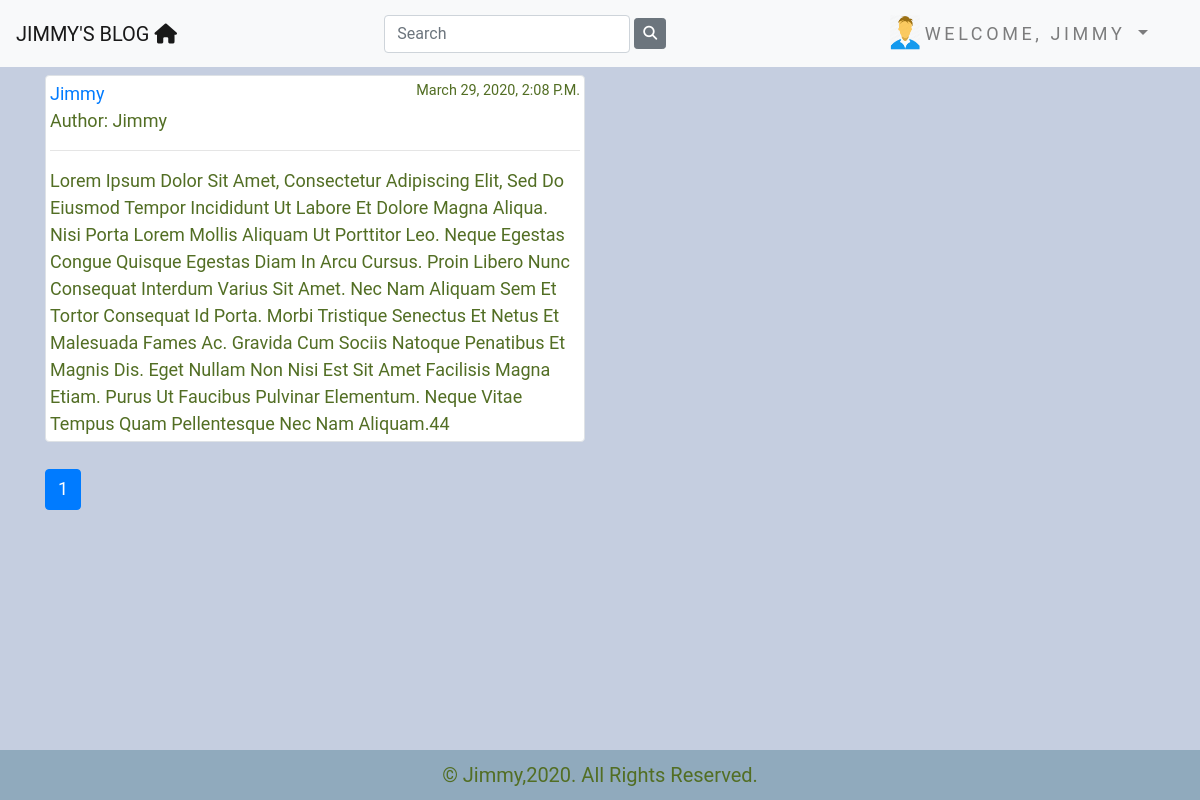
Screenshot of / (signed in) with the database file from the repository.
### blog/models.py (models this page shows, shortened)
class Post(models.Model):
    objects = models.Manager()      #Our default Manager
    published = PublishedManager()  #Our Custom Model Manager
    STATUS_CHOICES = (
        ('draft','Draft'),
        ('published','Published'),
    )
    title               =       models.CharField(max_length=100)
    slug                =       models.SlugField(max_length=120)
    author              =       models.ForeignKey(User, on_delete=models.CASCADE, related_name='blog_posts')
    body                =       models.TextField()
    likes               =       models.ManyToManyField(User, related_name='likes', blank=True)
    created             =       models.DateTimeField(auto_now_add=True)
    updated             =       models.DateTimeField(auto_now=True)
    status              =       models.CharField(max_length=10, choices=STATUS_CHOICES, default='draft')
    restrict_comment    =       models.BooleanField(default=False)
    favorite           =       models.ManyToManyField(User, related_name='favorite', blank=True)
    class Meta:
        ordering = ['-id']
    def get_absolute_url(self):
        return reverse("blog:post_detail", args=[self.id, self.slug])

### blog/views.py (the view)
# urls.py: path('', views.post_list, name="post_list"),
def post_list(request):
    post_list = Post.published.all()
    query = request.GET.get('q')
    if query:
        post_list = Post.published.filter(
        Q(title__contains = query)|
        Q(author__username = query)|
        Q(body__contains = query)
        )
    paginator = Paginator(post_list, 4)
    page = request.GET.get('page')
    try:
        posts = paginator.page(page)
    except PageNotAnInteger:
        posts = paginator.page(1)
    except EmptyPage:
        posts = paginator.page(paginator.num_pages)
    if page is None:
        start_index = 0
        end_index = 7
    else:
        (start_index, end_index) = proper_pagination(posts, index=4)
    page_range = list(paginator.page_range)[start_index:end_index]
    context = {
        'posts': posts,
        'page_range': page_range,
    }
    return render(request, 'blog/post_list.html', context)

### blog/models.py (called while the page is built)
    def get_queryset(self):
        return super(PublishedManager, self).get_queryset().filter(status="published")

### templates/blog/post_list.html (shortened to what this page needs)
{% extends 'blog/base.html' %}
{% block content %}
<div class="row">
  {% for p in posts %}
  <div class="col-md-6">
    <div class="img-thumbnail">
      <a href="{{ p.get_absolute_url }}">{{ p.title }}</a><small style="float:right">{{ p.created }}</small><br>
      Author: {{ p.author }}<br><hr>
      {{ p.body }}
    </div>
    <br>
  </div>
  {% empty %}
  <div class="container-fluid">
    <h3>No Posts Found having search query {{ request.GET.q }}</h3>
  </div>
  {% endfor %}
</div>
<ul class="pagination">
  {% for p in page_range %}
  {% if posts.number == p %}
  <li class="page-item active">
    <a href="?page={{ p }}" class="page-link">{{ p }}</a>
  </li>
  {% else %}
  <li class="page-item">
    <a href="?page={{ p }}" class="page-link">{{ p }}</a>
  </li>
  {% endif %}
  {% endfor %}
</ul>
{% endblock %}

### templates/blog/navbar.html (shortened to what this page needs)
{% load static %}
<nav class="navbar navbar-expand-lg navbar-light bg-light bg-steel">
  <a class="navbar-brand" href="{% url 'post_list' %}">jimmy's Blog <i class="fas fa-home"></i></a>
  <div class="collapse navbar-collapse navBarSearchForm" id="navbarSupportedContent">
    <ul class="navbar-nav mx-auto">
      <form class="form-inline my-1 my-sm-0" action="{% url 'post_list' %}">
        <input class="form-control mr-sm-1" type="search" placeholder="Search" aria-label="Search" name='q'>
        <button class="btn btn-secondary btn-sm my-1 my-sm-0" type="submit"><i class="fas fa-search"></i></button>
      </form>
    </ul>
    <ul class="navbar-nav mr-1 nav-item">
{% if request.user.is_authenticated %}
<li class="nav-item dropdown dropdown-item">
  <a class="nav-link dropdown-toggle" href="#" id="navbarDropdown" role="button" data-toggle="dropdown"
    aria-haspopup="true" aria-expanded="false">
    {% if request.user.profile.photo %}
    <img src="{{ request.user.profile.photo.url }}" alt="" class="navbar-img">
    {% else %}
    <img src="/media/default-avatar.png" alt="" class="navbar-img">
    {% endif %}
    Welcome, {{ request.user|capfirst }}
  </a>
</li>
      {% else %}
      <li class="nav-item">
        <a href="{% url 'user_login' %}" class="nav-link">Login <i class="fas fa-sign-in-alt"></i></a>
      </li>
      {% endif %}
    </ul>
  </div>
</nav>

### blog/static/blog/style.css (style rules this page uses)
body { background: #c5cee0; margin-bottom: 160px; color: #526e24; font-family: 'Roboto', sans-serif; text-transform: capitalize; font-size: 18px; }
.bg-steel { font-size: 12px; text-transform: uppercase; color: #8b6c6c; }
.dropdown-item { font-size: 18px; letter-spacing: .2em; text-transform: uppercase; }
.navbar-img { width: 30px; height: 35px; float: left; background-size: auto 100%; margin-top: -5px; margin-right: 5px; }

### rows the page displays
Post: title "Jimmy", created "March 29, 2020, 2:08 P.m.", author "Jimmy", body "Lorem Ipsum Dolor Sit Amet, Consectetur Adipiscing Elit, Sed Do Eiusmod Tempor Incididunt Ut Labore Et Dolore Magna Aliqua. Nisi Porta Lorem Mollis Aliquam Ut Porttitor Leo. Neque Egestas Congue Quisque Egestas Diam In Arcu Cursus. Proin Libero Nunc Consequat Interdum Varius Sit Amet. Nec Nam Aliquam Sem Et Tortor Consequat Id Porta. Morbi Tristique Senectus Et Netus Et Malesuada Fames Ac. Gravida Cum Sociis Natoque Penatibus Et Magnis Dis. Eget Nullam Non Nisi Est Sit Amet Facilisis Magna Etiam. Purus Ut Faucibus Pulvinar Elementum. Neque Vitae Tempus Quam Pellentesque Nec Nam Aliquam.44"

### other values shown
{{ request.user|capfirst }} "JIMMY"
{{ p }} "1"
